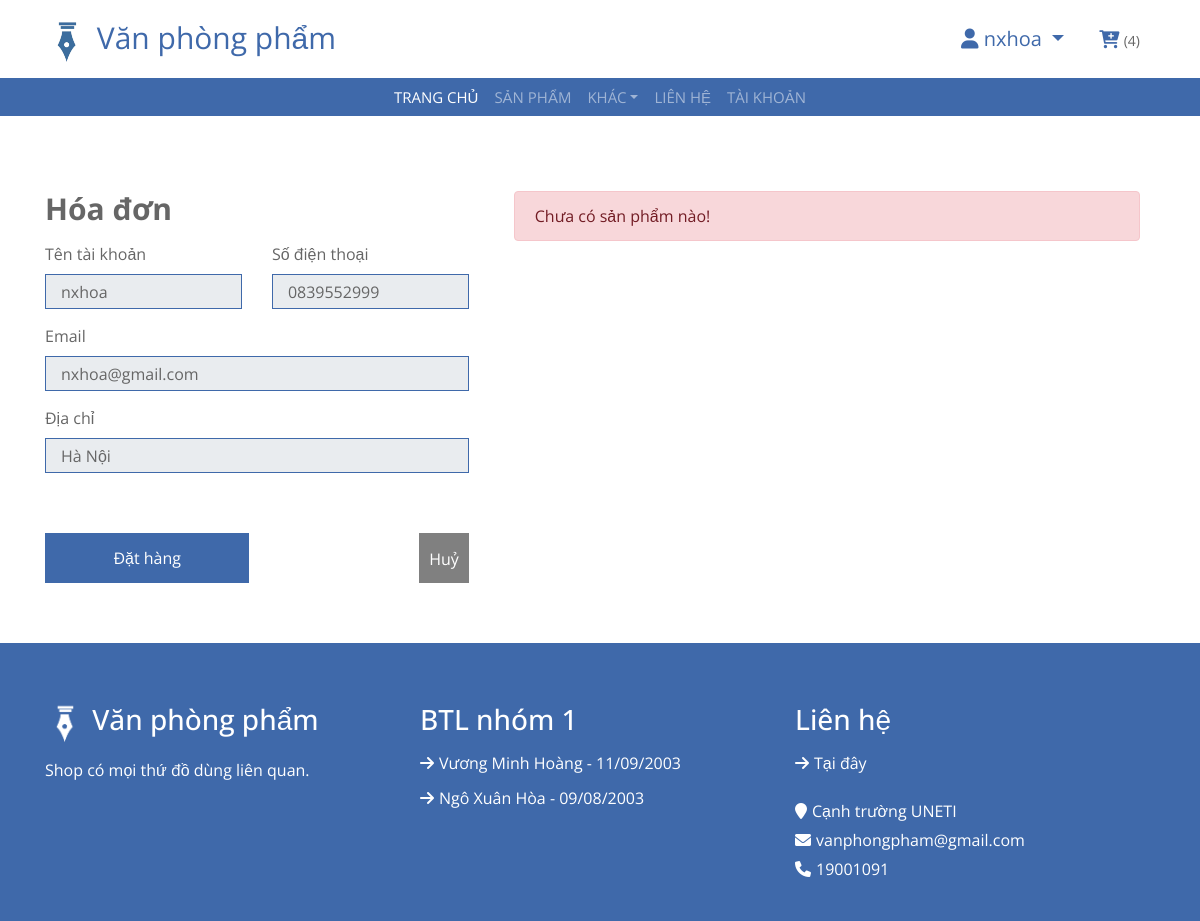
The app's page /thanh-toan (signed in) with its own data.
### tables this page shows
CREATE TABLE `customer` (
  `ID` int(11) NOT NULL,
  `CustomerName` varchar(255) NOT NULL,
  `Phone` varchar(15) NOT NULL,
  `Email` varchar(255) NOT NULL,
  `Address` varchar(255) NOT NULL,
  `UserID` int(11) NOT NULL
);

### core/View.php (called while the page is built, shortened)
<?php
class View
{
    public function render($view, $data = [], $layout = 'layouts/main')
    {
        if (file_exists(_DIR_ROOT . "/app/views/" . $view . ".php")) {
            require _DIR_ROOT . "/app/views/" . $view . ".php";
        } else {
            die("View không tồn tại: " . $view);
        }
        require _DIR_ROOT . "/app/views/$layout.php";
    }
}

### core/Controller.php (called while the page is built, shortened)
<?php
class Controller
{
    protected $view;
    public function __construct()
    {
        $this->view = new View();
    }
    public function view($view, $data = [], $layout = 'layouts/main')
    {
        $this->view->render($view, $data, $layout);
    }
    public function model($model)
    {
        if (file_exists(_DIR_ROOT . "/app/models/" . $model . ".php")) {
            return new $model();
        } else {
            die("Model không tồn tại: " . $model);
        }
    }
}

### app/controllers/CartController.php (called while the page is built, shortened)
<?php
class CartController extends Controller
{
    public function checkout()
    {
        $params['breadcrumbs'] = $this->handelBreadCrumd();
        $userid =  $_SESSION['user']['ID'];
        $cartmodel = $this->model("Cart");
        $usermodel = $this->model("User");
        $customerinfo = $usermodel->getInfoUserByIdSession();
        $cartitems = $cartmodel->GetCartItemByUser($userid);
        $params['totalcartitem'] = $cartmodel->CountCartItem($userid)[0]['totalcartitem'];
        $params['cartitems'] = $cartitems;
        $params['customerinfo'] = $customerinfo;
        $this->view('carts/checkout', $params, "layouts/_user");
    }
}

### index.php (called while the page is built, shortened)
<?php
$app = new App();

### core/Database.php (called while the page is built, shortened)
<?php
class Database
{
    private $connection;
    private function connect($host, $username, $password, $database, $port)
    {
        $this->connection = new mysqli($host, $username, $password, $database, $port);
    }
    public function selectOne($query)
    {
        $result = $this->connection->query($query);
        $row = $result->fetch_assoc();
        return $row ? $row : null;
    }
}

### app/models/User.php (called while the page is built, shortened)
<?php
class User extends Model
{
    public function getInfoUserByIdSession()
    {
        if (isset($_SESSION['user'])) {
            $id = $_SESSION['user']['ID'];
            $query = "SELECT * FROM `customer` WHERE UserID = $id";
            return $this->selectOne($query);
        }
    }
}

### core/Model.php (called while the page is built, shortened)
<?php
require './core/Database.php';
class Model
{
    protected $db;
    public function __construct()
    {
        $this->db = new Database();
    }
    public function selectOne($query)
    {
        return $this->db->selectOne($query);
    }
}

### app/views/carts/checkout.php (the view)
<div class="checkout">
	<div class="container">
		<div class="row">
			<div class="col-5">
				<div class="billing-address">
					<h2>Hóa đơn</h2>
					<div class="row">
						<div class="col-6">
							<label>Tên tài khoản</label>
							<input class="form-control" type="text" value="<?php echo $customerinfo['CustomerName'] ?>" disabled>
						</div>
						<div class="col-6">
							<label>Số điện thoại</label>
							<input class="form-control" type="text" value="<?php echo $customerinfo['Phone'] ?>" disabled>
						</div>
						<div class="col-12">
							<label>Email</label>
							<input class="form-control" type="email" value="<?php echo $customerinfo['Email'] ?>" disabled>
						</div>
						<div class="col-12">
							<label>Địa chỉ</label>
							<input class="form-control" type="text" value="<?php echo $customerinfo['Address'] ?>" disabled>
						</div>
					</div>
				</div>
				<div class="checkout-payment">
					<div class="checkout-btn d-flex justify-content-between align-items-center">
						<button class="btn_checkout btn_custom" id="btn_checkout">Đặt hàng</button>
						<a href="<?php echo _WEB_ROOT ?>/thanh-toan?cancle_checkout=true" class="btn_custom btn_cancle_checkout">Huỷ</a>
					</div>
				</div>
			</div>
			<div class="col-7 content-checkout">
				<?php
				if (isset($_SESSION['data_cart_to_checkout'])) {
				?>
					<div class="checkout-summary">
						<div class="d-flex justify-content-between align-items-center">
							<h2>Giỏ hàng</h2>
						</div>
						<div class="checkout-content">
							<h3>Các sản phẩm</h3>
							<?php
							$data_cart_to_checkout = $_SESSION['data_cart_to_checkout'];
							$cartItems = $data_cart_to_checkout['filteredCart'];
							$toltalcartitems = $data_cart_to_checkout['toltalcartitems'];
							foreach ($cartItems as $item) {
							?>
								<p><?php echo $item['ProductName'] ?><span><?php echo number_format($item['Quantity'] * $item['Price'], 0, ',', '.') . ' đ'  ?></span></p>
							<?php
							}
							?>
							<h4>Thành tiền<span><?php echo number_format($toltalcartitems, 0, ',', '.') . ' đ'  ?></span></h4>
						</div>
					</div>
				<?php
				} else {
					echo "<div class='alert alert-danger' role='alert'>Chưa có sản phẩm nào!</div>";
				}
				?>
			</div>
		</div>
	</div>
</div>

### app/views/layouts/header.php (shortened to what this page needs)
<header class="top-header">
	<div class="container">
		<div class="row align-items-center">
			<div class="col-md-6">
				<div class="logo">
					<a href="<?php echo _WEB_ROOT ?>/trang-chu" style="font-size: 30px;">
						<img src="<?php echo _WEB_ROOT ?>/public/img/logo.png" width="44" height="44"> Văn phòng phẩm</a>
				</div>
			</div>
			<div class="col-md-6">
				<div class="user">
					<?php
					if (isset($_SESSION['username'])) {
						$user = $_SESSION['user'];
					?>
						<div class="dropdown">
							<a class="dropdown-toggle" href="#" role="button" id="dropdownMenuLink" data-toggle="dropdown" aria-haspopup="true" aria-expanded="false" style="margin-right: 1rem; font-size: 20px;">
								<i class='fa fa-user'></i> <?php echo $user['CustomerName']; ?>
							</a>
						</div>
					<?php
					} else {
					?>
						<a style="margin-right: 1rem;" href="<?php echo _WEB_ROOT ?>/dang-nhap">Đăng nhập</a>
					<?php
					}
					?>
					<a class="cart" href="<?php echo _WEB_ROOT ?>/gio-hang">
						<i class="fa fa-cart-plus"></i>
						<span class="number_cart"><?php if (isset($_SESSION['username'])) {
														echo  "($totalcartitem)";
													} ?></span>
					</a>
				</div>
			</div>
		</div>
	</div>
</header>
<div class="header">
	<div class="container">
		<nav class="navbar navbar-expand-md bg-dark navbar-dark">
			<div class="collapse navbar-collapse justify-content-between" id="navbarCollapse">
				<div class="navbar-nav m-auto">
					<a href="<?php echo _WEB_ROOT ?>/trang-chu" class="nav-item nav-link active">trang chủ</a>
					<a href="<?php echo _WEB_ROOT ?>/danh-sach-san-pham" class="nav-item nav-link">sản phẩm</a>
					<div class="nav-item dropdown">
						<a href="#" class="nav-link dropdown-toggle" data-toggle="dropdown" aria-expanded="false">Khác</a>
					</div>
					<a href="<?php echo _WEB_ROOT ?>/lien-he" class="nav-item nav-link">Liên hệ</a>
					<a href="<?php echo _WEB_ROOT ?>/tai-khoan" class="nav-item nav-link">Tài khoản</a>
				</div>
			</div>
		</nav>
	</div>
</div>

### public/css/style.css (style rules this page uses)
body { color: #666666; font-family: "Open Sans", sans-serif; font-weight: 400; background: #ffffff; }
a { color: #3f69aa; transition: 0.5s; }
h1, h2, h3, h4, h5, h6 { color: #666666; margin: 0 0 15px 0; padding: 0; }
.form-control, .custom-select { width: 100%; height: 35px; padding: 0 15px; color: #666666; border: 1px solid #3f69aa; border-radius: 0; margin-bottom: 15px; }
.top-header { padding: 15px 0; background: #ffffff; }
.top-header .logo { text-align: left; overflow: hidden; }
.top-header .logo a img { max-height: 60px; }
.top-header .user { width: 100%; text-align: right; }
.top-header .user .dropdown { display: inline-block; margin-right: 15px; }
.top-header .user .cart { display: inline-block; }
.top-header .user .cart i { color: #3f69aa; font-size: 18px; }
.top-header .user .cart span { color: #666666; font-size: 14px; }
@media (min-width: 768px) { .top-header { max-height: 90px; } }
.header { position: relative; }
.header .navbar { height: 100%; padding: 0; }
.header, .header .navbar { background: #3f69aa !important; }
.header a.nav-link { padding: 8px 15px; font-size: 15px; text-transform: uppercase; }
.checkout { position: relative; padding: 60px 0; }
.checkout .billing-address, .checkout .shipping-address { position: relative; width: 100%; }
.checkout .billing-address h2, .checkout .shipping-address h2 { color: #666666; font-size: 30px; font-weight: 700; }
.checkout .checkout-summary, .checkout .checkout-payment { position: relative; width: 100%; }
.checkout .checkout-payment { margin-top: 30px; }
.checkout .checkout-payment .checkout-btn button { width: calc(50% - 15px); border: none; background: #3f69aa; }
.checkout .checkout-payment .checkout-btn .btn_custom { margin-top: 15px; height: 50px; padding: 2px 10px; text-align: center; color: #ffffff; border: none; }
.checkout .checkout-payment .checkout-btn .btn_cancle_checkout { margin-top: 15px; margin-right: 15px; height: 50px; padding: 2px 10px; text-align: center; line-height: 3; background: grey; }
.row { margin-right: 0; }

### records on screen
customer: CustomerName "nxhoa", Phone "0839552999", Email "nxhoa@gmail.com", Address "Hà Nội"

### other values on screen
$totalcartitem "4"
